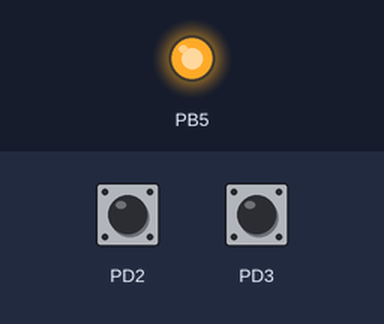
This program was run on a simulated ATmega328P, built with avr-gcc and emulated at 16 MHz. On the bench: output pins drawn as LEDs (lit = HIGH). The test bench sets the inputs (shaded band); at power-on: PD3 HIGH, PD2 HIGH.

Above: at 1.2 s.
1.3 s: PD3 pulled LOW for 0.15 s
At 1.6 s:
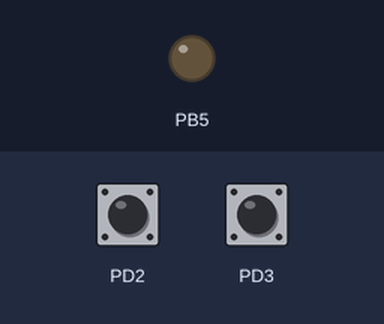
2.9 s: PD2 pulled LOW for 0.15 s
At 4.0 s:
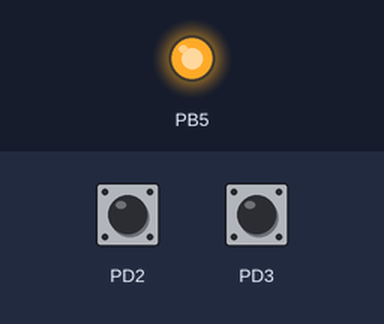
4.5 s: PD3 pulled LOW for 1 s
At 5.3 s:
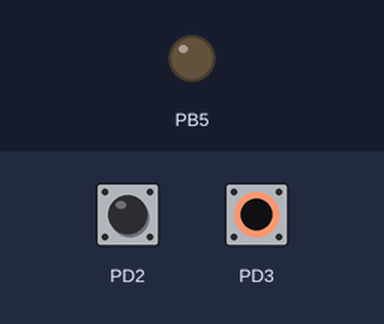
Timing chart, 0 to 7.5 s (numbered marks = the images above; inputs shaded):
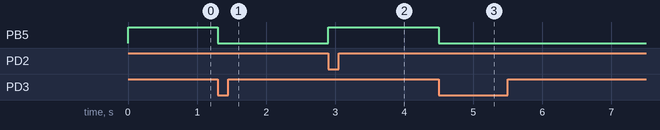

The program:

main.c
```c
/*
 * ubung2.c
 *
 * Created: 23.11.2020 13:38:38
 * Author : NickK
 */

#define SET_BIT(PORT,BIT) PORT|=(1<<BIT)
#define CLEAR_BIT(PORT,BIT) PORT&=~(1<<BIT)


#define F_CPU 16000000UL
#include <avr/io.h>
#include <util/delay.h>


void init() {

	// PB5 als Ausgang
	DDRB |= 0b00100000;

	// D2 und D3 als Eingang
	//CLEAR_BIT(DDRD, DDD2);
	//CLEAR_BIT(DDRD, DDD3);
	DDRD = 0;

	// Pullup für D2 und D3
	//SET_BIT(PORTD, PORTD2);
	//SET_BIT(PORTD, PORTD3);
	PORTD = 0xff;

	// BuildIn LED Off
	PORTB |= 1 << PORTB5 ;

}

void mainloop() {
	if ( ! (PIND & (1 << PIND2)))
	//PORTB = 0xFF;
		 PORTB |= 1 << PORTB5;

	if ( ! (PIND & (1 << PIND3)))
		PORTB &= ~(1 << PORTB5);
}

int main() {
	init();
	while(1) {
		mainloop();
	}
}
```

Measured:
- after the input at 1.3 s, PB5: HIGH → LOW at once
- after the input at 2.9 s, PB5: LOW → HIGH at once
- after the input at 4.5 s, PB5: HIGH → LOW at once
